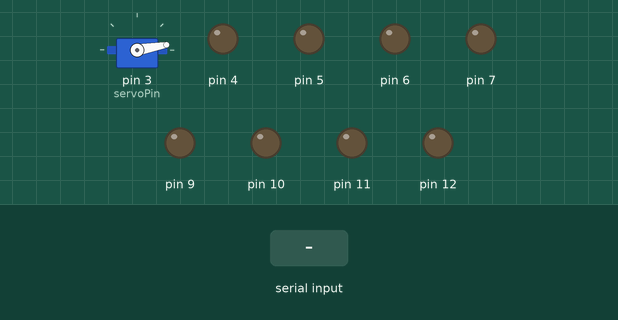
Recording of a program running on a simulated Arduino Uno, built with avr-gcc and run on an emulated ATmega328P. Parts: servo, output pins drawn as LEDs (lit = HIGH). The inputs (shaded band) are chosen by the test bench.

Above: at 1.4 s.
1.5 s: "U" received over Serial
At 2.7 s:
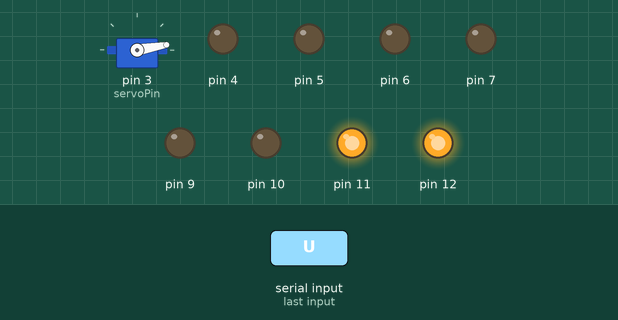
3.0 s: "D" received over Serial
At 4.0 s:
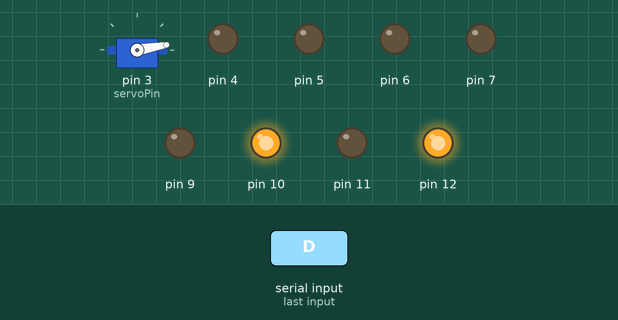
4.5 s: "L" received over Serial
At 5.1 s:
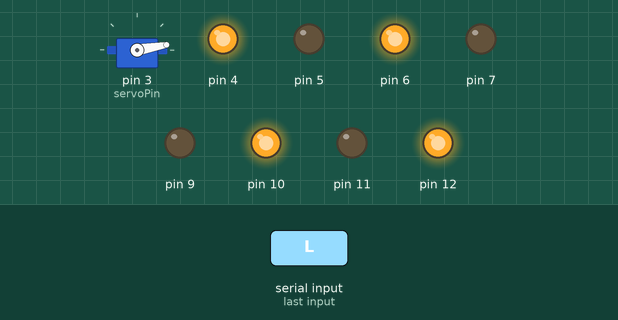
6.0 s: "R" received over Serial
At 6.3 s:
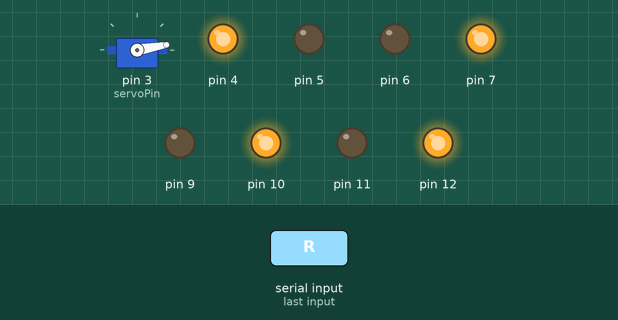
7.5 s: "Z" received over Serial
At 8.2 s:
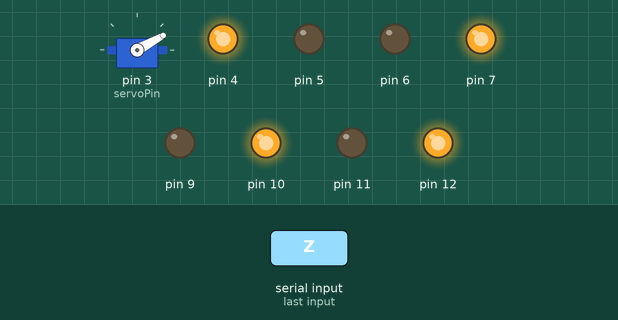
9.0 s: "H" received over Serial
At 9.3 s:
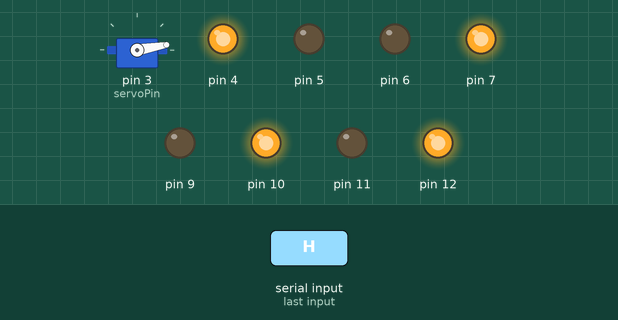
Timing chart, 0 to 11.5 s (numbered marks = the images above; inputs shaded):
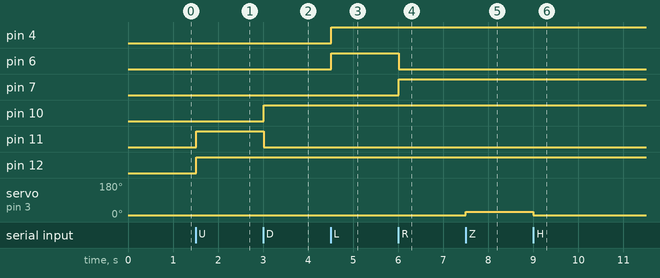

Measured:
- after the input at 1.5 s, pin 11, pin 12: LOW → HIGH at once
- after the input at 3.0 s, pin 10: LOW → HIGH at once; pin 11: HIGH → LOW at once
- after the input at 4.5 s, pin 4, pin 6: LOW → HIGH at once
- after the input at 6.0 s, pin 6: HIGH → LOW at once; pin 7: LOW → HIGH at once
- after the input at 7.5 s, servo on pin 3 (servoPin): 10° → 29° at once
- after the input at 9.0 s, servo on pin 3 (servoPin): 29° → 10° at once

The program:

main.cpp
```cpp
#include <Arduino.h>
#include "Servo.h"
#include <avr/pgmspace.h>
#include "connection.hpp"
#include "plotter.hpp"

//    		##### PIN CONFIGURATION  #####

// motor x
int motorXin1 = 12;
int motorXin2 = 9;
int motorXin3 = 10;
int motorXin4 = 11;

// motr y
int motorYin1 = 4;
int motorYin2 = 5;
int motorYin3 = 6;
int motorYin4 = 7;

// head
int servoPin = 3;

//          ### Hardwear ###

Motors motorX(motorXin1, motorXin2, motorXin3, motorXin4, 65);

Motors motorY(motorYin1, motorYin2, motorYin3, motorYin4, 65);

Servo mazaki;

Plotter CnCek(motorX, motorY, mazaki);

SerialCom serialPort(9600, CnCek);

void setup()
{

	serialPort.begin();

	pinMode(servoPin, OUTPUT);
	mazaki.attach(servoPin);

	mazaki.write(10);
	delay(200);
}

void loop()
{

	switch (CnCek.workFlag)
	{
	case Plotter::Waiting:
		serialPort.readSerial();   // waitng for action from python app
		break;
	case Plotter::Reading:			// uplod map
		delay(100);
		serialPort.readBmp();
		break;
	case Plotter::Working:		// start printig map but also listen for stop
		serialPort.readSerial();
		CnCek.update();
		break;
	case Plotter::Done:			// send comand that printig is done and set ploter to waitnig
		serialPort.sendStop();
		CnCek.workFlag = Plotter::Waiting;
		break;
	default:
		break;
	}
}
```

connection.hpp
```cpp
#include "Arduino.h"
#include "plotter.hpp"
#pragma once


class SerialCom
{
private:
    int baudSpeed;

    Plotter &CnCek;

public:

    SerialCom(int speedBaud, Plotter &machine);

    uint8_t index = 0;

    void begin();

    void sendStop();

    void readBmp();

    void readSerial();
};
```

motors.hpp
```cpp
#include <Arduino.h>

#pragma once

class Motors
{
public:
    Motors(int in1_, int in2_, int in3_, int in4_, int maxSteps_);

private:
    int in1;
    int in2;
    int in3;
    int in4;

private:
    void step1();

    void step2();

    void step3();

    void step4();

public:
    int maxSteps;

    void rotateRight(int numberOfSteps);

    void rotateLeft(int numberOfSteps);
};
```

plotter.hpp
```cpp
#include "Arduino.h"
#include "motors.hpp"
#include "Servo.h"

#pragma once

class Plotter
{
private:
    unsigned long penDelay = 90;

    uint8_t hooverAngle = 10;

    uint8_t drawingAngle = 29;

    Motors &motorX;

    Motors &motorY;

    Servo &mazaki;

    enum CurrentMachineState
    {
        Calculating,
        Wait_Pen_Down,
        Wait_Pen_Up,
        Move_Next,
        Finished
    };

    CurrentMachineState currentMachineState = Calculating;

    int curX = 0, curY = 0;

    const uint8_t stepSize = 1;

    unsigned long lastTime = 0;

public:

    Plotter(Motors &x, Motors &y, Servo &pen);

    template<uint8_t WIDTH, uint8_t HEIGHT>
    struct Bitmap
    {
        static constexpr size_t SIZE = (WIDTH * HEIGHT + 7) / 8;
        static constexpr uint8_t rowBytes = (WIDTH + 7) / 8;

        uint8_t data[SIZE];
        uint8_t width  = WIDTH;
        uint8_t height = HEIGHT;
        uint16_t size  = SIZE;
    };

    Bitmap<40,40> bmp;  // to change the size of the map please use this !!!!!!!!!!!!

    enum workingState
    {
        Waiting,
        Reading,
        Working,
        Done
    };

    workingState workFlag = Waiting;

public:

    void stopWorking();

    void correctHeadPosition(int val);

    void penUp();

    void penDown();

    void moveX(int n);

    void moveY(int n);

    // void loadBitmap()
    // {
    //     bitmap = bmp;
    //     bmpWidth = w;
    //     bmpHeight = h;
    //     curX = 0;
    //     curY = 0;
    //     currentMachineState = Calculating;
    //     rowBytes = (bmpWidth + 7) / 8;
    // }

    void update();

private:

    bool getPixelPRGM(int x, int y);

    bool getPixel(int x, int y);

    void drawPoint(bool isTrue);
};
```

connection.cpp
```cpp
#include "connection.hpp"


SerialCom::SerialCom(int speedBaud, Plotter &machine)
    : baudSpeed(speedBaud), CnCek(machine) {}

void SerialCom::begin()
{
        Serial.begin(baudSpeed);
}

void SerialCom::sendStop()
{
        Serial.println("STOP"); // confirmation for python
}

void SerialCom::readBmp()
{
            if (index == 0) {
        memset(CnCek.bmp.data, 0, CnCek.bmp.size);
        }
        Serial.println("READY"); // confirmation for python

        while (Serial.available() > 0 && index < CnCek.bmp.size)
        {
            CnCek.bmp.data[index++] = Serial.read();
        }
        if (index % 32 == 0)
        {
            Serial.println("NEXT"); // confirmation for Python
        }
        if (index >= CnCek.bmp.size - 1)
        {
            index = 0;
            CnCek.workFlag = Plotter::Working;
        }
    }

    void SerialCom::readSerial()
    {
        if (Serial.available() > 0)
        {
            char message = Serial.read();
            switch (message)
            {
            case 'U':   //up
                CnCek.moveX(1);
                break;
            case 'D':   //down
                CnCek.moveX(-1);
                break;
            case 'L':   //left
                CnCek.moveY(-1);
                break;
            case 'R':   //right
                CnCek.moveY(1);
                break;
            case 'S':   //start
                CnCek.workFlag = Plotter::Reading; // start working but first load map (thats why its named reading)
                break;
            case 'X':   //cancel
                CnCek.stopWorking(); // cancel printig sesion
                break;
            case 'H':   //move pen up
                CnCek.penUp();
                break;
            case 'Z':   //move pen down
                CnCek.penDown();
                break;
            case 'V':   //make printing head more preassure
                CnCek.correctHeadPosition(1);
                break;
            case 'N':   //make priting head less preasure
                CnCek.correctHeadPosition(-1);
                break;
            default:
                break;
            }
        }
    }
```

motor.cpp
```cpp
#include "motors.hpp"


Motors::Motors(int in1_, int in2_, int in3_, int in4_, int maxSteps_) : in1(in1_), in2(in2_), in3(in3_), in4(in4_), maxSteps(maxSteps_)
{
        pinMode(in1, OUTPUT);
        pinMode(in2, OUTPUT);
        pinMode(in3, OUTPUT);
        pinMode(in4, OUTPUT);
}

void Motors::step1()
{
        digitalWrite(in1, HIGH);
        digitalWrite(in2, LOW);
        digitalWrite(in3, HIGH);
        digitalWrite(in4, LOW);
}

void Motors::step2()
{
        digitalWrite(in1, LOW);
        digitalWrite(in2, HIGH);
        digitalWrite(in3, HIGH);
        digitalWrite(in4, LOW);
}

void Motors::step3()
{
        digitalWrite(in1, LOW);
        digitalWrite(in2, HIGH);
        digitalWrite(in3, LOW);
        digitalWrite(in4, HIGH);
}

void Motors::step4()
{
        digitalWrite(in1, HIGH);
        digitalWrite(in2, LOW);
        digitalWrite(in3, LOW);
        digitalWrite(in4, HIGH);
}

void Motors::rotateRight(int numberOfSteps)
{
        for (int i = 0; i < numberOfSteps; i++)
        {
            delay(3);
            step1();
            delay(3);
            step2();
            delay(3);
            step3();
            delay(3);
            step4();
        }
}

void Motors::rotateLeft(int numberOfSteps)
{
        for (int i = 0; i < numberOfSteps; i++)
        {
            delay(3);
            step4();
            delay(3);
            step3();
            delay(3);
            step2();
            delay(3);
            step1();
        }
}
```

plotter.cpp
```cpp
#include "plotter.hpp"


Plotter::Plotter(Motors &x, Motors &y, Servo &pen) : motorX(x), motorY(y), mazaki(pen) {}


void Plotter::stopWorking()
{
        currentMachineState = Finished;
}

void Plotter::correctHeadPosition(int val)
{
        if (val > 0)
        {
            drawingAngle++;
        }
        else
        {
            drawingAngle--;
        }
}

void Plotter::penUp()
{
        mazaki.write(hooverAngle);
}

void Plotter::penDown()
{
        mazaki.write(drawingAngle);
}

void Plotter::moveX(int n)
{
        if (n > 0)
        {
            motorX.rotateRight(n);
        }
        else
        {
            motorX.rotateLeft(-n);
        }
}

void Plotter::moveY(int n)
{
        if (n > 0)
        {
            motorY.rotateRight(n);
        }
        else
        {
            motorY.rotateLeft(-n);
        }
}

void Plotter::update()
{

        unsigned long now = millis();

        switch (currentMachineState)
        {
        case Calculating: // caluclate next index and make the right action
            if (curY >= bmp.height)
            {
                currentMachineState = Finished;
                return;
            }

            if (getPixel(curX, curY))
            { // if 1 put pen down
                penDown();
                lastTime = now;
                currentMachineState = Wait_Pen_Down;
            }
            else
            {
                currentMachineState = Move_Next; // otherwise move to the next point
            }

            break;

        case Wait_Pen_Down: // wait for the servo to move down
            if (now - lastTime > penDelay)
            {
                penUp();
                lastTime = now;
                currentMachineState = Wait_Pen_Up;
            }
            break;

        case Wait_Pen_Up: // wait for the srvo to move up
            if (now - lastTime > 80)
            {
                lastTime = now;
                currentMachineState = Move_Next;
            }
            break;

        case Move_Next: // move to the next line
            moveX(stepSize);
            curX++;
            if (curX >= bmp.width)
            {
                curX = 0;
                moveY(stepSize);
                moveX(-bmp.width);
                curY++;
            }

            // check if maximal range of mators is reached
            if (curX >= motorX.maxSteps || curY >= motorX.maxSteps)
            {
                currentMachineState = Finished;
            }
            else
            {
                currentMachineState = Calculating;
            }

            break;

        case Finished:
            curX = 0;
            curY = 0;
            workFlag = Done;
            break;

        default:
            break;
        }
}

bool Plotter::getPixelPRGM(int x, int y)
{
        int index = y * bmp.rowBytes + x / 8;
        uint8_t byteVal = pgm_read_byte(&bmp.data[index]);
        return byteVal & (0x80 >> x % 8);
}

bool Plotter::getPixel(int x, int y)
{
        int byteIndex = y * bmp.rowBytes + (x / 8);
        int bitIndex = 7 - (x % 8);
        return (bmp.data[byteIndex] >> bitIndex) & 1;
}

void Plotter::drawPoint(bool isTrue)
{
        penDown();
        delay(penDelay);
        penUp();
}
```
